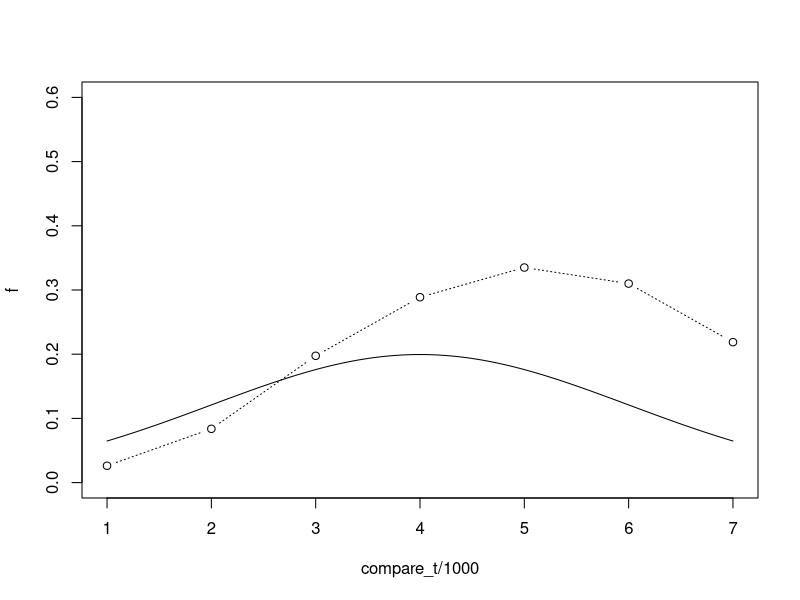

This figure's R source:
# MCG 模型
# 标准刺激 单位是ms
standard_t <- 4*1000
# 比较刺激
compare_t <- c(1:7)*1000
# 模型的主要参数c和b
c <- 0.5
sdc <- c*standard_t
#it has been assumed that the coefcient of
#variation of b is 0.5
b <- 0.2
cb <- 0.5
sdb <- b*cb
# 记忆的不准确，把标准的记成k倍
k <- 1
# 随机反应的比率
p <- 0
# 每个条件的重复数量
nt <- 20
# 被试数量
sub <- 40

# 进行实验的函数
experiment <- function(c,b,sdb,sdc,k,p,nt,sub,standard_t,compare_t){
# 实验的条件以及顺序
trial <- rep(compare_t,nt)
# 初始化结果向量f是最终得比率，result是每个被试的详细结果
f <- rep(0,length(compare_t))
result <- data.frame(compare = 0,response = 0)
  # 被试循环
for (x in 1:sub) {
  # 试次循环
for (x in 1:length(trial)) {
  #得到比较刺激并记录
  t <- trial[x]
  result[x,1] <- t
  # 随机反应一些试次
  if (x<=length(trial)*p) {
    result[x,2] <- sample(c(0,1),1)
  }  else{
  # 标准刺激的抽样
  s <- rnorm(1,mean = standard_t,sd = sdc)
  # b1 <- abs(k*s-t)/t
  # bc <- rnorm(1,mean = b,sd = sdb)
  # 进行比较，标准和比较刺激的差异是否小于阈限
  if (abs(k*s-t)/t<rnorm(1,mean = b,sd = sdb)) {
    result[x,2] <- 1
  } else result[x,2] <- 0
  }
}
t <- table(result)
# 得到每个条件的是反应比例
try(f <- t[,2]/(t[,1]+t[,2])+f,silent = T)
}
f <- f/sub
return(f)
}

f <- experiment(c,b,sdb,sdc,k,p,nt,sub,standard_t,compare_t)
plot(compare_t/1000,f,ylim = c(0,0.6),type = 'b', lty = 3)
# lines(compare_t/1000,f)
xfit <- seq(1,7,0.01)
lines(xfit,dnorm(xfit,mean=standard_t/1000,sd=sdc/1000) )
# xfit <- seq(-5,5,0.01)
# plot(xfit,dnorm(xfit,mean=b,sd=sdb) )